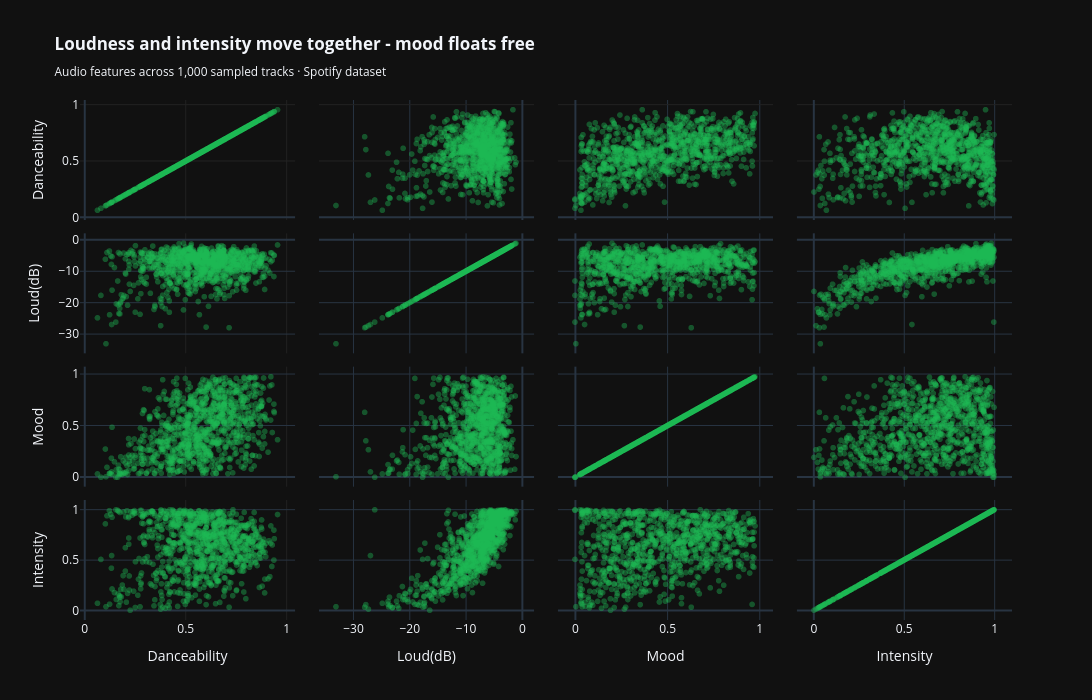

This figure's notebook cell:
### Code cell
matrix_fig= px.scatter_matrix(spotify_data.sample(1000, random_state= 30),
                               dimensions=["danceability", "loudness", "valence", "energy"],
                               title="<b>Loudness and intensity move together - mood floats free</b><br><sub>Audio features across 1,000 sampled tracks · Spotify dataset</sub>",
                               labels={'danceability': 'Danceability',
                                       'loudness':'Loud(dB)',
                                       'valence':'Mood',
                                       'energy':'Intensity'},
                                       opacity=0.4,
                                       template="plotly_dark",
                                       color_discrete_sequence=['#1DB954']
                                       
                                       )
matrix_fig.update_layout(
    width=1100,
    height=700, 
    )
matrix_fig.update_xaxes(gridcolor="#222222")
matrix_fig.update_yaxes(gridcolor="#222222")
matrix_fig.show()

### Figure 1 — Plotly figure (JSON) as saved in the notebook; plotly's stock layout.template omitted (floating-point values rounded to 4 significant figures; data arrays with more than 128 entries replaced by an {"elided": "..."} marker saying what was removed)
{"data": [{"dimensions": [{"axis": {"matches": true}, "label": "Danceability", "values": {"elided": "1000 float values"}}, {"axis": {"matches": true}, "label": "Loud(dB)", "values": {"elided": "1000 float values"}}, {"axis": {"matches": true}, "label": "Mood", "values": {"elided": "1000 float values"}}, {"axis": {"matches": true}, "label": "Intensity", "values": {"elided": "1000 float values"}}], "hovertemplate": "%{xaxis.title.text}=%{x}<br>%{yaxis.title.text}=%{y}<extra></extra>", "legendgroup": "", "marker": {"color": "#1DB954", "opacity": 0.4, "symbol": "circle"}, "name": "", "showlegend": false, "type": "splom"}], "layout": {"dragmode": "select", "height": 700, "legend": {"tracegroupgap": 0}, "title": {"text": "<b>Loudness and intensity move together - mood floats free</b><br><sub>Audio features across 1,000 sampled tracks · Spotify dataset</sub>"}, "width": 1100, "xaxis": {"gridcolor": "#222222"}, "yaxis": {"gridcolor": "#222222"}}}
